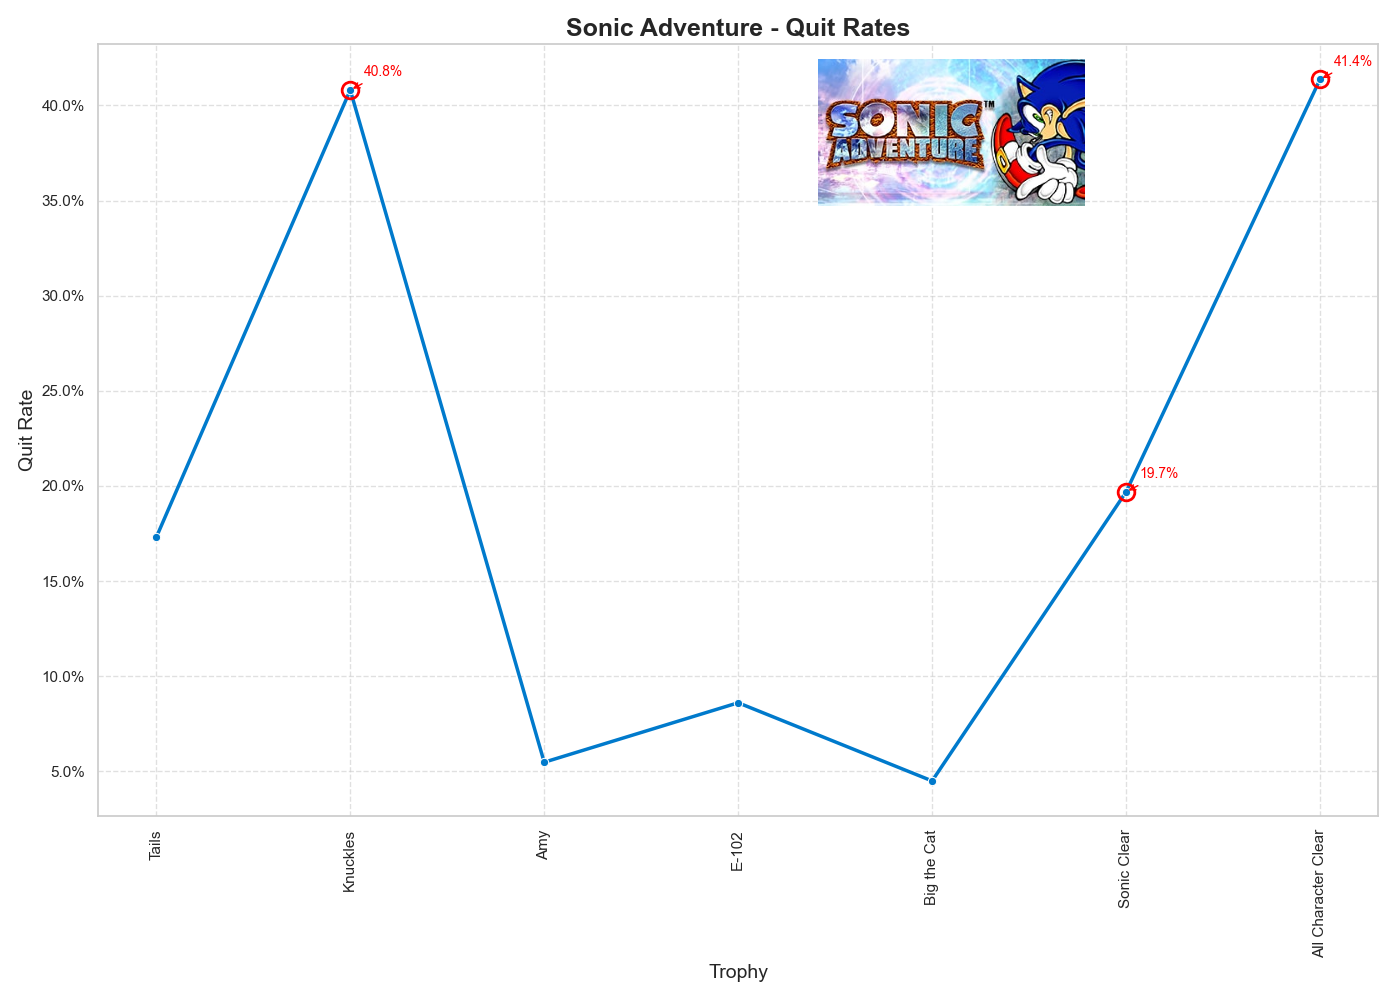

The Python source for this figure:
import pandas as pd
import matplotlib.pyplot as plt
import seaborn as sns
from matplotlib.ticker import PercentFormatter
import numpy as np
from matplotlib.offsetbox import OffsetImage, AnnotationBbox
import matplotlib.image as mpimg

# Optional: Load data from Excel
df = pd.read_excel("sonic_adventure_quit_rates.xlsx")

# Set Seaborn style
sns.set_theme(style="whitegrid")
fig, ax = plt.subplots(figsize=(14, 10))

# Format y-axis as percentages
plt.gca().yaxis.set_major_formatter(PercentFormatter(xmax=1, decimals=0))  # xmax=1 assumes y is in 0-1

# List of indexes to highlight (e.g., 5th, 10th, 15th points)
highlight_indexes = [1,5,6]

# Line plot
sns.lineplot(data=df, x='chapter_name', y='quit_rate_pc', marker='o', linewidth=2.5, color='#007acc')
ax.yaxis.set_major_formatter(PercentFormatter(xmax=1))
ax.set_title("Sonic Adventure - Quit Rates", fontsize=18, weight='bold')
ax.set_xlabel("Trophy", fontsize=14)
ax.set_ylabel("Quit Rate", fontsize=14)
plt.xticks(rotation=90)
plt.grid(True, linestyle='--', alpha=0.6)

# Highlight selected points
for idx in highlight_indexes:
    point = df.iloc[idx]
    plt.plot(
        point['chapter_name'],
        point['quit_rate_pc'],
        'o',
        markersize=12,
        markerfacecolor='none',
        markeredgecolor='red',
        markeredgewidth=2
    )
    plt.annotate(
        f"{point['quit_rate_pc']:.1%}",
        xy=(point['chapter_name'], point['quit_rate_pc']),
        xytext=(10, 10),
        textcoords='offset points',
        arrowprops=dict(arrowstyle='->', color='red'),
        fontsize=10,
        color='red'
    )

# --- Add PNG image ---
img = mpimg.imread("image.png")
imagebox = OffsetImage(img, zoom=0.6)  # Adjust zoom as needed
ab = AnnotationBbox(imagebox, (1, 1), xycoords='axes fraction', frameon=False,
                    box_alignment=(2.1, 1.1))  # Push it just outside the top right
ax.add_artist(ab)

# Show Plot
plt.tight_layout()
plt.show()
